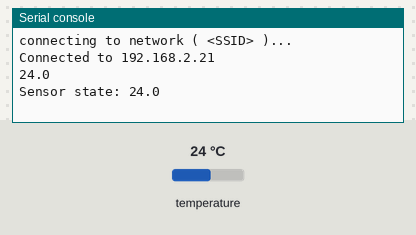
Bench run of a program on a simulated ESP8266 board running MicroPython. Parts: the last lines printed to the serial console. Inputs (shaded band) come from the test bench; at power-on: temperature 24 °C. WiFi joins after 1.5 s; no MQTT or app messages arrive unless stated; web requests get an empty 200 reply after 0.4 s.

Above: at 1.2 s.
1.3 s: temperature set to 12 °C
At 1.3 s:
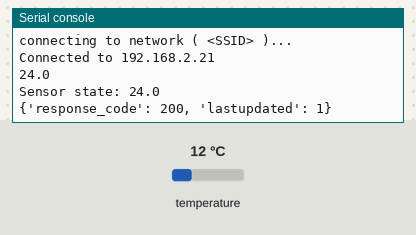
8.2 s: temperature set to 19 °C
At 14.3 s:
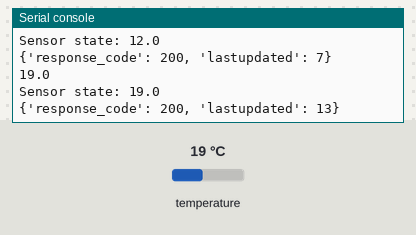
Timing chart, 0 to 15.8 s (numbered marks = the images above; inputs shaded):
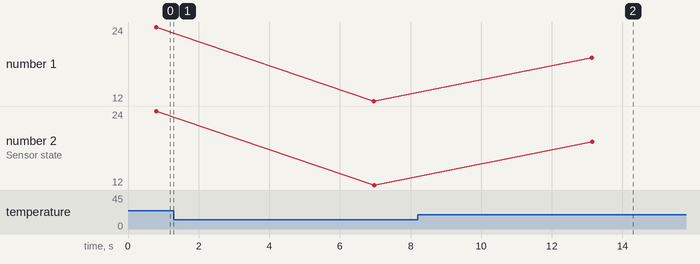

The program:

main.py
```python
config = {}
config['ssid'] = '<SSID>'
config['key'] = '<WIFIPASSWORD>'
config['sensor_name'] = 'esp8266_home'
config['url'] = '<POST_URL>'
config['authorization'] = '<AUTH_TOKEN>'
config['offset_temperature'] = -3

from generic import kpn
kpn = kpn(config)
kpn.wifi_init()
kpn.wifi_connect()
kpn.get_hostname()

import machine, onewire, ds18x20, time, ubinascii, webrepl
from umqttsimple import MQTTClient

client = None
broker = "192.168.2.21"
client_id = "esp8266_home"
topic = "home"
ds_pin = machine.Pin(4)
ds_sensor = ds18x20.DS18X20(onewire.OneWire(ds_pin))

client = MQTTClient(client_id, broker)
client.connect
print("Connected to {}".format(broker))

roms = ds_sensor.scan()
post_data = {}
while True:
  ds_sensor.convert_temp()
  time.sleep_ms(750)
  for rom in roms:
    #print(rom)
    data = ds_sensor.read_temp(rom)
    print(data)
    post_data['Temperature'] = ds_sensor.read_temp(rom)
    #client.publish('{}/{}'.format(topic,client_id),bytes(str(data), 'utf-8'))
    client.publish('home-assistant/home/esp8266_home','24')
    print('Sensor state: {}'.format(data))
    kpn.post_data(post_data)
  time.sleep(5)

# Main
timer1 = Timer(-1)
timer1.init(period=(10 * 1000), mode=Timer.PERIODIC, callback=lambda t:measure())
```

generic.py
```python
from machine import Timer, idle
import network
import urequests as requests
import utime as time
from os import uname

class kpn:
  def __init__(self, configuration):
    self.ssid = configuration['ssid'] or '<SSID>'
    self.key = configuration['key'] or '<WIFIPASSWORD>'
    self.sensor_name = configuration['sensor_name'] or ''
    self.url = configuration['url'] or '<POST_URL>'
    self.authorization = configuration['authorization'] or ''

    self.check_network = Timer(-1)
    self.check_network.init(period=(7 * 1000), mode=Timer.PERIODIC, callback=lambda t:kpn.wifi_connect(self))

  def __repr__(self):
    print( 'ssid(%r)' % self.ssid)

  def wifi_init(self):
    self.wifi = network.WLAN(network.STA_IF)

    ap = network.WLAN(network.AP_IF)

    if ap.active():
      ap.active(False)

  def wifi_scan(self):
    if self.ssid:
      networks = self.wifi.scan()

      found = False
      for net in networks:
        net_ssid = str(net[0], 'utf')

        if net_ssid == self.ssid:
          found = True

      if not found:
        self.ssid = None

  def wifi_connect(self):
    if self.ssid:
      if not self.wifi.isconnected():
        print('connecting to network (', self.ssid, ')...')

        self.wifi.active(True)
        self.wifi.connect(self.ssid, self.key)
    else:
      self.check_network.deinit()

  def wifi_disconnect(self):
    if self.wifi.isconnected():
      print('disconnect from (', self.ssid, ')...')

      self.wifi.disconnect()

  def get_hostname(self):
    self.sensor_name = self.wifi.config("dhcp_hostname").lower()

  def post_data(self, measure_data):
    # Fill the dictionairy
    measure_data["SensorId"] = self.sensor_name
    measure_data["Uptime"] = (time.ticks_ms() // 1000)

    headers = {}
    headers['Authorization'] = self.authorization
    headers['Content-Type'] = 'application/json'
    headers['User-Agent'] = uname()[4]

    # Send measure data to demo platform
    try:
      response = requests.post(self.url, json=measure_data, headers=headers)

      result = { 'response_code': response.status_code, 'lastupdated': (time.ticks_ms() // 1000) }
      print(result)
      response.close()

      self.lastupdated = (time.ticks_ms() // 1000)
    except:
      result = { 'code': 'failure' }
    finally:
      return result
```

boot.py
```python
# This file is executed on every boot (including wake-boot from deepsleep)

import os
import esp
import machine
from machine import Timer, Pin
import dht

import gc
import utime as time

gc.collect()
```

Measured:
- after the input at 8.2 s, the serial console: prints a new line after 4.9 s (image 2)
- plotted number 1: 24 → 12 after the input at 1.3 s
- plotted number 2: 24 → 12 after the input at 1.3 s
